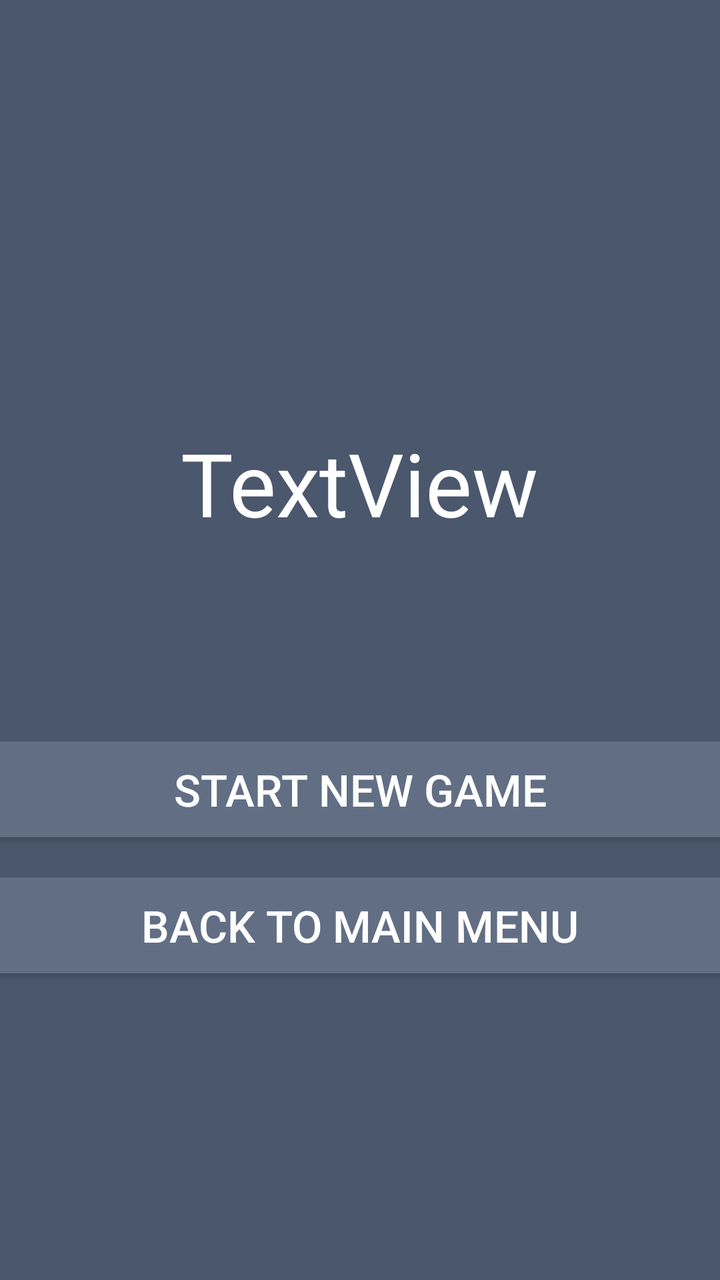
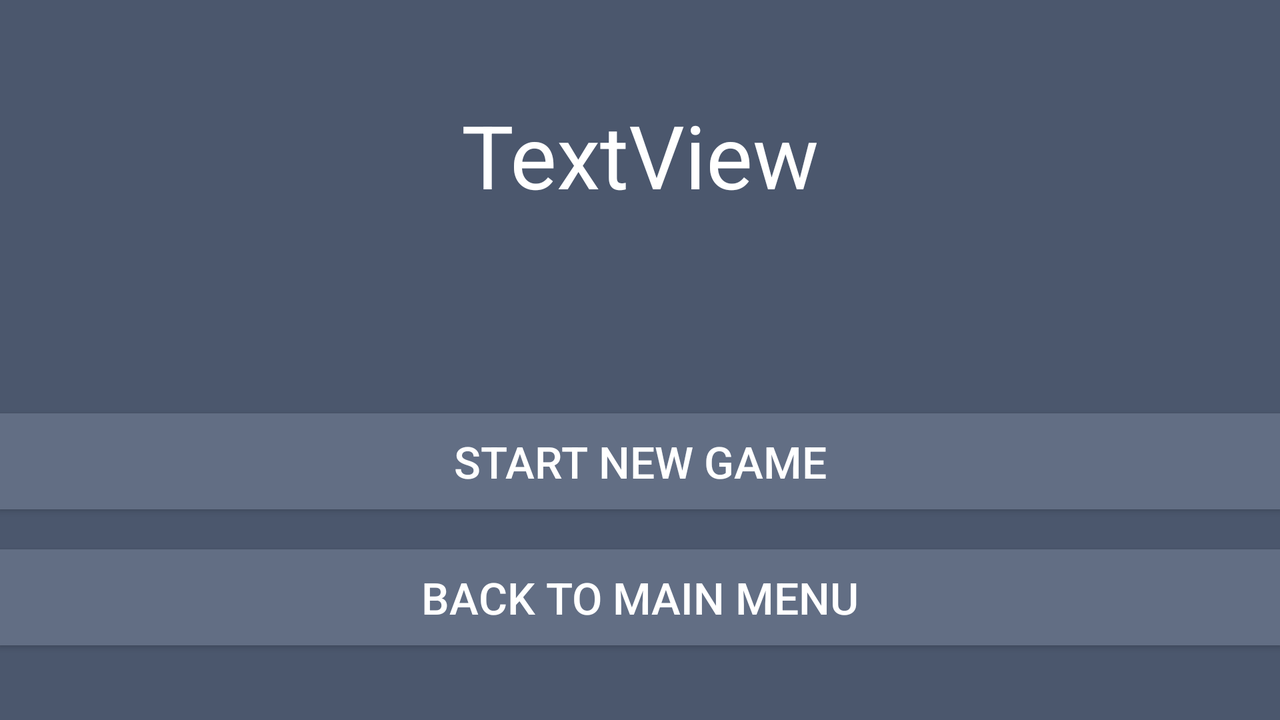

An Android layout and its configuration variant, each rendered on a device that would load it. The default file and the variant file are quoted in full after the pictures.
<!-- AndroidManifest.xml: application theme AppTheme -->
<!-- res/layout/activity_game_over.xml -->
<?xml version="1.0" encoding="utf-8"?>
<androidx.constraintlayout.widget.ConstraintLayout xmlns:android="http://schemas.android.com/apk/res/android"
    xmlns:app="http://schemas.android.com/apk/res-auto"
    xmlns:tools="http://schemas.android.com/tools"
    android:layout_width="match_parent"
    android:layout_height="match_parent"
    android:background="@color/background"
    tools:context=".GameOverActivity">

    <Button
        android:id="@+id/start_game_btnn2"
        android:layout_width="0dp"
        android:layout_height="wrap_content"
        android:layout_marginTop="20dp"
        android:background="@color/button_background"
        android:onClick="startClick"
        android:text="Back to main menu"
        android:textColor="@android:color/white"
        android:textSize="22sp"
        app:layout_constraintEnd_toEndOf="parent"
        app:layout_constraintHorizontal_bias="0.0"
        app:layout_constraintStart_toStartOf="parent"
        app:layout_constraintTop_toBottomOf="@+id/start_game_btnn" />

    <Button
        android:id="@+id/start_game_btnn"
        android:layout_width="0dp"
        android:layout_height="wrap_content"
        android:layout_marginTop="100dp"
        android:text="Start new game"
        android:textColor="@android:color/white"
        android:textSize="22sp"
        android:background="@color/button_background"
        android:onClick="startClick"
        app:layout_constraintEnd_toEndOf="parent"
        app:layout_constraintStart_toStartOf="parent"
        app:layout_constraintTop_toBottomOf="@+id/win" />

    <TextView
        android:id="@+id/win"
        android:layout_width="wrap_content"
        android:layout_height="wrap_content"
        android:gravity="center"
        android:layout_marginTop="212dp"
        android:text="TextView"
        android:textColor="@color/white"
        android:textSize="44sp"
        app:layout_constraintEnd_toEndOf="parent"
        app:layout_constraintHorizontal_bias="0.497"
        app:layout_constraintStart_toStartOf="parent"
        app:layout_constraintTop_toTopOf="parent" />
</androidx.constraintlayout.widget.ConstraintLayout>
<!-- resources referenced by this layout -->
<resources>
  <color name="background">#4b576d</color>
  <color name="button_background">#626e84</color>
  <color name="white">#FFFFFF</color>
  <style name="AppTheme" parent="Theme.AppCompat.Light.DarkActionBar">
          
          <item name="colorPrimary">@color/action_bar_background</item>
          <item name="colorPrimaryDark">@color/colorPrimaryDark</item>
          <item name="colorAccent">@color/colorAccent</item>
      </style>
  <color name="action_bar_background">#303745</color>
  <color name="colorPrimaryDark">#00574B</color>
  <color name="colorAccent">#D81B60</color>
</resources>
<!-- res/layout-land/activity_game_over.xml (the author's variant of the layout above) -->
<!-- drawn on the phone turned sideways -->
<?xml version="1.0" encoding="utf-8"?>
<androidx.constraintlayout.widget.ConstraintLayout xmlns:android="http://schemas.android.com/apk/res/android"
    xmlns:app="http://schemas.android.com/apk/res-auto"
    xmlns:tools="http://schemas.android.com/tools"
    android:layout_width="match_parent"
    android:layout_height="match_parent"
    android:background="@color/background"
    tools:context=".GameOverActivity">

    <Button
        android:id="@+id/start_game_btnn"
        android:layout_width="0dp"
        android:layout_height="wrap_content"
        android:layout_marginTop="100dp"
        android:text="Start new game"
        android:textColor="@android:color/white"
        android:textSize="22sp"
        android:background="@color/button_background"
        android:onClick="startClick"
        app:layout_constraintEnd_toEndOf="parent"
        app:layout_constraintStart_toStartOf="parent"
        app:layout_constraintTop_toBottomOf="@+id/win" />

    <Button
        android:id="@+id/start_game_btnn3"
        android:layout_width="0dp"
        android:layout_height="wrap_content"
        android:layout_marginTop="20dp"
        android:background="@color/button_background"
        android:onClick="startClick"
        android:text="Back to main menu"
        android:textColor="@android:color/white"
        android:textSize="22sp"
        app:layout_constraintEnd_toEndOf="parent"
        app:layout_constraintHorizontal_bias="0.0"
        app:layout_constraintStart_toStartOf="parent"
        app:layout_constraintTop_toBottomOf="@+id/start_game_btnn" />

    <TextView
        android:id="@+id/win"
        android:layout_width="wrap_content"
        android:layout_height="wrap_content"
        android:layout_marginTop="48dp"
        android:gravity="center"
        android:text="TextView"
        android:textColor="@color/white"
        android:textSize="44sp"
        app:layout_constraintEnd_toEndOf="parent"
        app:layout_constraintHorizontal_bias="0.499"
        app:layout_constraintStart_toStartOf="parent"
        app:layout_constraintTop_toTopOf="parent" />
</androidx.constraintlayout.widget.ConstraintLayout>
